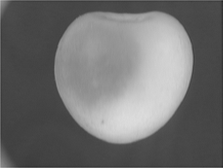
%> input picture Labs/5/cherry.bmp, 223 x 168 px
$ octave otsuExp.m   (GNU Octave 9; MATLAB toolbox functions it lacks are replaced by stand-ins)
%> lines starting %> are read from the running program, lines starting %| are printed output that depends on the picture; in (x1, y1, x2, y2) boxes, pixels count from 0 and x2, y2 are one past the last pixel; in counts of white or black regions, pixels touching at a corner belong together; the program's own positions count from 1
close all, clear all

img = imread('cherry.bmp');
%> img is the input picture: size 168x223 uint8; min 38, max 221, mean 111.3

%img rgb = imread('x-ray.jpg');
%img = rgb2gray(imgrgb);

figure, imshow(img)
figure, imhist(img); hold on % compute histogram
thr = graythresh(img)*255 % automatically computes threshold
%> thr = 122

%hold on

plot(thr, 0, 'r.', 'markersize', 15) % last argument is the size of the dot
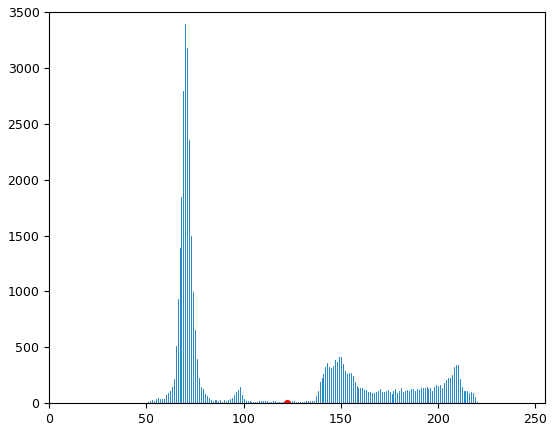
%> figure redrawn from the program's plot data; highest point at x = 70, y = 3392
bw = img>thr;
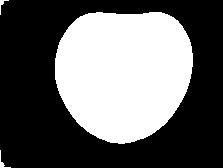
%> bw: size 168x223 logical; 39.3% white; 3 white regions
figure, imshow(bw)

[lb num] = bwlabel(bw);
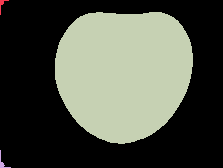
%> lb: size 168x223 double; 4 distinct labels, from 0 to 3; one colour per label, 0 black
%> num = 3
hold on
props = regionprops(lb, 'Area', 'ConvexHull', 'BoundingBox');
%> props = 3 regions; box (x1, y1, x2, y2) and Area: (55, 12, 193, 144) 14628, (0, 150, 11, 168) 43, (0, 0, 9, 15) 34
% convex hull gives the set of connected components for a given region
Acc_poligono = zeros(size(img));
aux = zeros(size(img));
figure(11)
subplot(1,2,1);
imagesc(img); colormap gray
for i = 1:num
    % roi = region of interest
    % roipoly = region of interest for the polygon
    poligono = roipoly(aux, props(i).ConvexHull(:,1),...
        props(i).ConvexHull(:,2));
    Acc_poligono = Acc_poligono + poligono; % sum the ROI to the accumulator
    figure(11)
    subplot(1,2,2);
    imagesc(Acc_poligono); axis off
    subplot(1,2,1);
    rectangle('Position', props(i).BoundingBox, 'EdgeColor', 'r', 'linewidth', 3);
    axis off
    drawnow
end
%> this loop made 3 passes
%> pass 1, `poligono = roipoly(aux, props(i).ConvexHull(:,1), props(i).ConvexHull(..`:
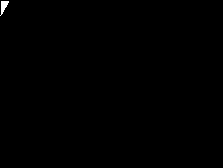
%> poligono: size 168x223 logical; 0.18% white; 1 white region, box (x1, y1, x2, y2) and area: (0, 1, 9, 16) 67
%> pass 1, `axis off`:
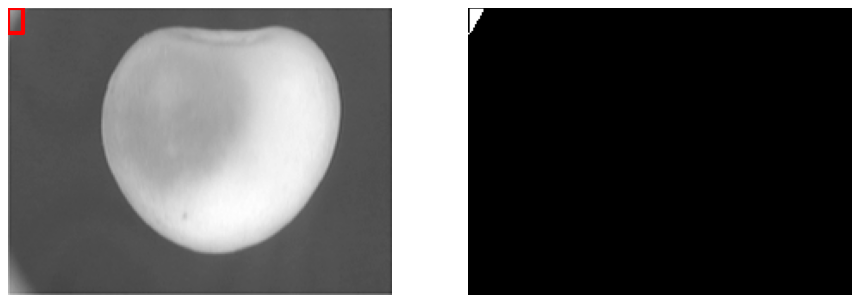
%> figure redrawn from the program's plot data, 2 panels
%> after the loop:
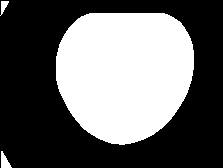
%> Acc_poligono: size 168x223 double; values 0 (black) and 1 (white), 39.9% white; 3 white regions, box (x1, y1, x2, y2) and area: (56, 13, 194, 145) 14759, (1, 151, 12, 168) 107, (0, 1, 9, 16) 67
%> after the loop:
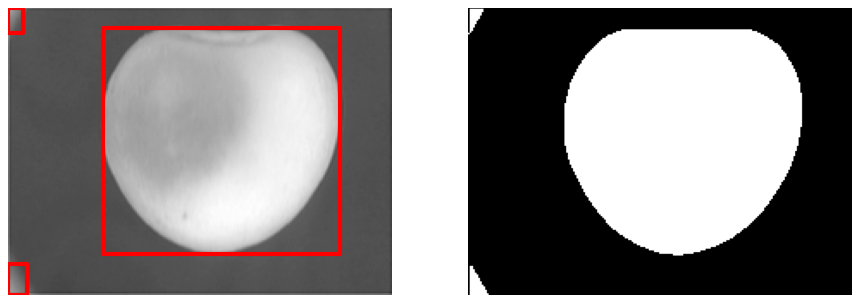
%> figure redrawn from the program's plot data, 2 panels
